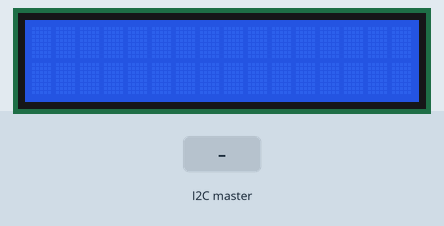
Simulated run of this sketch. Board: Arduino Uno, built with avr-gcc and run on an emulated ATmega328P. On the bench: 16×2 character LCD. The test bench sets the inputs (shaded band).

Above: at 1.2 s.
1.3 s: the I2C master sends the byte 1
2.8 s: the I2C master sends the byte 0
4.3 s: the I2C master sends the byte 2
5.8 s: the I2C master sends the byte 90
At 6.5 s:
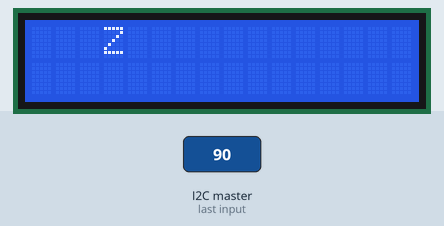
7.3 s: the I2C master sends the byte 200
At 7.7 s:
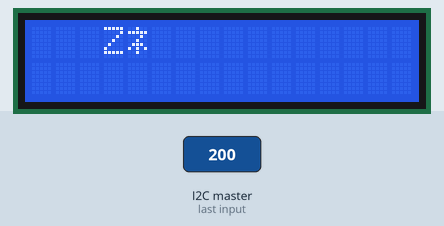
8.8 s: the I2C master sends the byte 1
Timing chart, 0 to 11.3 s (numbered marks = the images above; inputs shaded):
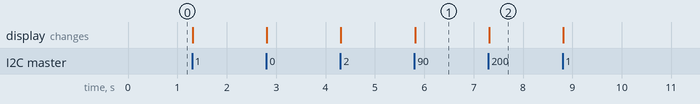

Measured:
- after the input at 5.8 s, the display: changes at once (image 1)
- after the input at 7.3 s, the display: changes at once (image 2)

The sketch:

Arduino_2.ino
```cpp
#include <LiquidCrystal.h>
#include <Wire.h>

LiquidCrystal lcd(12, 11, 5, 4, 3, 2);
long Interval = 3000;
long PreviousMills= 0;
bool messAvailable = false;
void setup() {
  lcd.begin(16,2);
  Serial.begin(9600);
  //lcd.print("hello");
  //lcd.setCursor(1,0);
  Wire.begin(8);
  Wire.onReceive(dataReceived);

}

void loop() {
  delay(200);
}

void dataReceived(int howMany) {
      messAvailable = true;
  while (1 < Wire.available()) {
    if(messAvailable){
      Serial.println("Inside Available");
      lcd.clear();
      messAvailable = false;
    }
    char c = Wire.read();
    lcd.print(c);
//  lcd.setCursor(1,0);
//    delay(2000);
//    lcd.clear();
    //unsigned long currentMills = millis();

    //if(currentMills - PreviousMills >= Interval)
    //{lcd.clear();
   //  Serial.print(currentMills - PreviousMills);
    // PreviousMills = currentMills;
    //}

  }
  int x = Wire.read();
  if(x != -1)
  {
      lcd.print(char(x));
    if(char(x) == '#'){
      lcd.clear();
    }
  }

}
```
